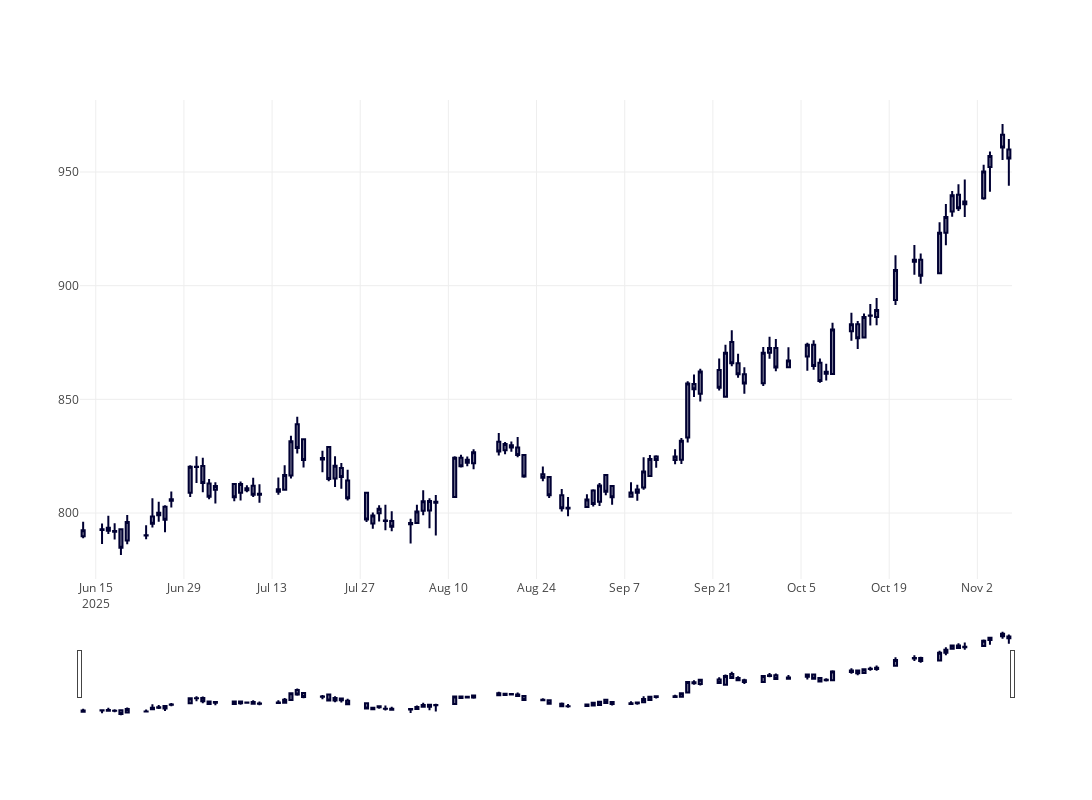

Source (notebook cell):
### Code cell
import plotly.graph_objects as go

fig = go.Figure(data = [
    go.Candlestick(
        x = stock_df.index,
        open = stock_df["1. open"],
        high = stock_df["2. high"],
        low = stock_df["3. low"],
        close = stock_df["4. close"]
    )
])

fig.update_layout(
    height = 800,
    width = 1200
)
fig.show()
